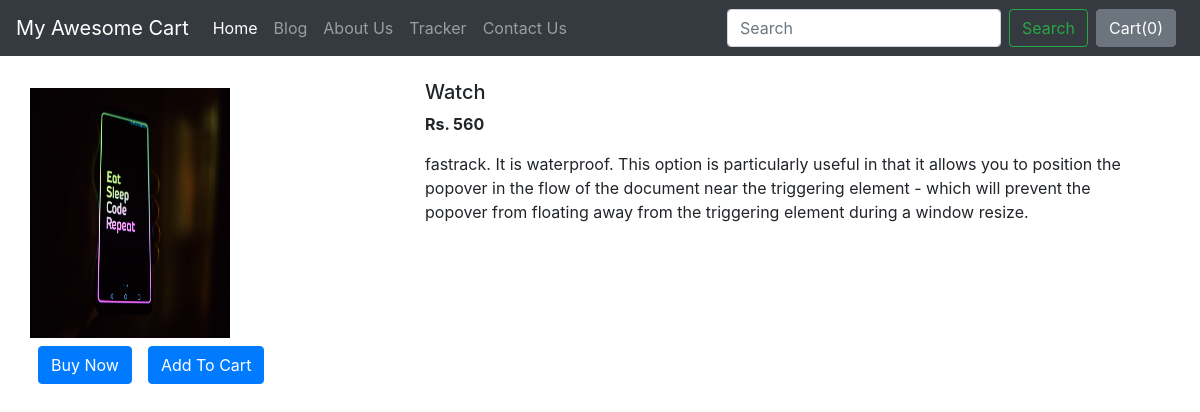
Screenshot of /shop/productview/1/ with the database file from the repository.
### shop/models.py (models this page shows)
class product(models.Model):
    product_id=models.AutoField
    product_name=models.CharField(max_length=50)
    category=models.CharField(max_length=50,default="")
    subcategory=models.CharField(max_length=50,default="")
    price=models.IntegerField(default=0)
    desc=models.CharField(max_length=300)
    pub_date=models.DateField()
    image=models.ImageField(upload_to='shop/images',default="")
    def __str__(self):
        return self.product_name

### shop/views.py (the view)
# urls.py: path('productview/<int:myid>/', views.productView,name="productView"),
def productView(request, myid):
    Product=product.objects.filter(id=myid)
    print(Product)
    return render(request, "shop/prodView.html", {'product':Product[0]})

### shop/templates/shop/prodview.html (shortened to what this page needs)
{% extends 'shop/basic.html' %}
{% block body %}
<div class="container my-4">
    <div class="row">
        <div class="col-md-4">
            <div class="row my-2">
                <img src="/{{product.image}}" width="200px" height="250px">
            </div>
            <div class="row">
                <button class="btn btn-primary mx-2"> Buy Now</button>
                <button class="btn btn-primary mx-2 "> Add To Cart</button>
            </div>
        </div>
        <div class="col-md-8">
            <h5>{{product.product_name}}</h5>
            <p><b> Rs. {{product.price}}</b></p>
            <p>{{product.desc}}</p>
        </div>
    </div>
</div>
{% endblock %}

### rows the page displays
product: image (picture), product_name "Watch", price "560", desc "fastrack. It is waterproof. This option is particularly useful in that it allows you to position the popover in the flow of the document near the triggering element - which will prevent the popover from floating away from the triggering element during a window resize."
